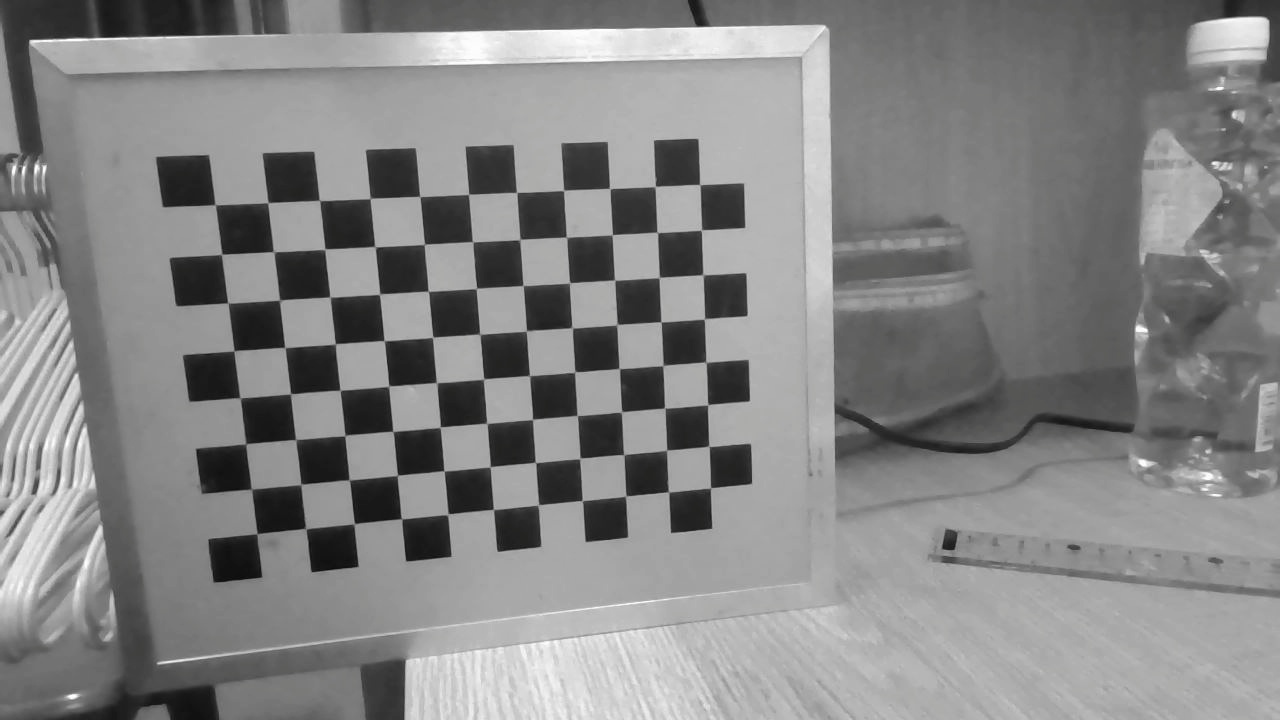
#> input picture robot/calibration/calib_images_11x8/calib_00.jpg, 1280 x 720 px; its folder holds only this picture in this run
$ python calibrate_camera.py
#> lines starting #> are read from the running program, lines starting #| are printed output that depends on the picture; after the words box and inside, x2 and y2 are one past the last pixel; in counts of white or black regions, pixels touching at a corner belong together
import cv2
import numpy as np
import glob
from pathlib import Path

# ==============================
# Calibration board configuration
# ==============================

# Checkerboard geometry:
# 11 horizontal by 8 vertical inner corners
# Specify inner corners, not the number of squares.
PATTERN_SIZE = (11, 8)

# Physical square side length
# Measured square size: 10.0 mm (1 cm).
SQUARE_SIZE = 10.0  # mm

# Calibration image directory
# Must match SAVE_DIR in capture_calib_images.py.
IMAGE_DIR = Path("calib_images_11x8")
IMAGE_PATTERN = str(IMAGE_DIR / "*.jpg")

# Save corner overlays to inspect successful detections.
DEBUG_DIR = Path("calib_debug_11x8")
DEBUG_DIR.mkdir(exist_ok=True)

# ==============================
# OpenCV corner refinement criteria
# ==============================

criteria = (
    cv2.TERM_CRITERIA_EPS + cv2.TERM_CRITERIA_MAX_ITER,
    30,
    0.001
)

# ==============================
# Prepare object points.
# ==============================

# objp contains checkerboard corner coordinates in physical space.
# Example:
# (0,0,0), (10,0,0), (20,0,0) ...
# (0,10,0), (10,10,0), ...
# Units are millimeters.
objp = np.zeros((PATTERN_SIZE[0] * PATTERN_SIZE[1], 3), np.float32)

objp[:, :2] = np.mgrid[
    0:PATTERN_SIZE[0],
    0:PATTERN_SIZE[1]
].T.reshape(-1, 2)

objp *= SQUARE_SIZE

# Collect 3D object points and 2D image points.
objpoints = []  # Physical points in millimeters
imgpoints = []  # Image points in pixels

# ==============================
# Read images.
# ==============================

images = sorted(glob.glob(IMAGE_PATTERN))

if len(images) == 0:
    print(f"No calibration images found: {IMAGE_PATTERN}")
    print("Check that capture_calib_images.py saves to calib_images_11x8")
    exit()

print(f"Found {len(images)} images.")
print(f"Inner-corner pattern: PATTERN_SIZE = {PATTERN_SIZE}")
print(f"Square side: SQUARE_SIZE = {SQUARE_SIZE} mm")
print(f"Image directory: {IMAGE_DIR}")
print(f"Corner overlays: {DEBUG_DIR}")

image_size = None
good_count = 0

# ==============================
# Detect checkerboard corners in every image.
# ==============================

for fname in images:
    img = cv2.imread(fname)
#> img is the input picture: shape (720, 1280, 3); mean B, G, R 132.6, 132.7, 132.7

    if img is None:
        print(f"[READ FAIL] {fname}")
        continue

    gray = cv2.cvtColor(img, cv2.COLOR_BGR2GRAY)
    image_size = gray.shape[::-1]  # (width, height)

    # Try standard corner detection first.
    found, corners = cv2.findChessboardCorners(gray, PATTERN_SIZE, None)
#> found = True; corners = 88 rows, first 8: [215.2, 204.6], [268.2, 202.9], [319.5, 200.3], [370.2, 198.8], [419.9, 197], [468.6, 194.3], [516.7, 192.4], [563.7, 190.7]

    # Try the more robust SB method if standard detection fails.
    # OpenCV 4.x generally provides findChessboardCornersSB.
    if not found and hasattr(cv2, "findChessboardCornersSB"):
        found_sb, corners_sb = cv2.findChessboardCornersSB(gray, PATTERN_SIZE, None)
        if found_sb:
            found = True
            corners = corners_sb

    if found:
        # cornerSubPix refines the standard detector's output.
        # SB output can be passed directly to calibrateCamera.
        try:
            corners2 = cv2.cornerSubPix(
                gray,
                corners,
                (11, 11),
                (-1, -1),
                criteria
            )
#> corners2 = 88 rows, first 8: [215.2, 204.7], [267.8, 202.6], [319.5, 200.4], [370.1, 198.4], [419.8, 196.5], [468.6, 194.3], [516.6, 192.4], [563.6, 190.4]
        except cv2.error:
            corners2 = corners

        objpoints.append(objp)
        imgpoints.append(corners2)
        good_count += 1

        print(f"[OK] {fname}")

        # Save a corner overlay for inspection.
        debug_img = img.copy()
        cv2.drawChessboardCorners(debug_img, PATTERN_SIZE, corners2, True)
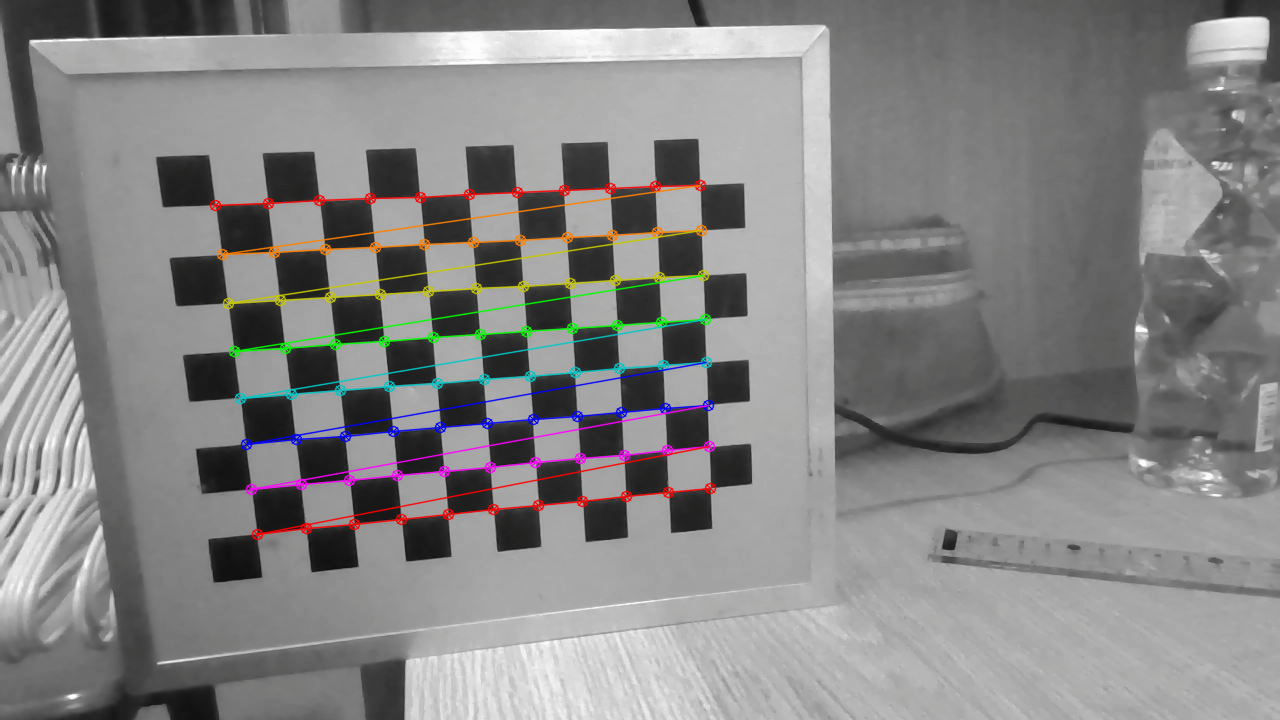
#> debug_img: shape (720, 1280, 3); 3% of pixels changed, all inside (x1, y1, x2, y2) = (209, 179, 717, 541)

        debug_name = DEBUG_DIR / (Path(fname).stem + "_corners.jpg")
        cv2.imwrite(str(debug_name), debug_img)

    else:
        print(f"[FAIL] {fname}")

if image_size is None:
    print("No images could be read.")
    exit()

print("\n===== Image Check Result =====")
print(f"Total images: {len(images)}")
print(f"Successful detections: {good_count}")
print(f"Image size: {image_size}")
#| Image size: (1280, 720)

if good_count < 10:
    print("\nFewer than 10 valid images; calibration is not recommended.")
    print("Inspect calib_debug_11x8 for detected corner overlays.")
    print("If no overlays exist, checkerboard detection failed; capture new views.")
    exit()
#> (the program exits here)

$ run again, on robot/calibration/calib_images_11x8/calib_04.jpg
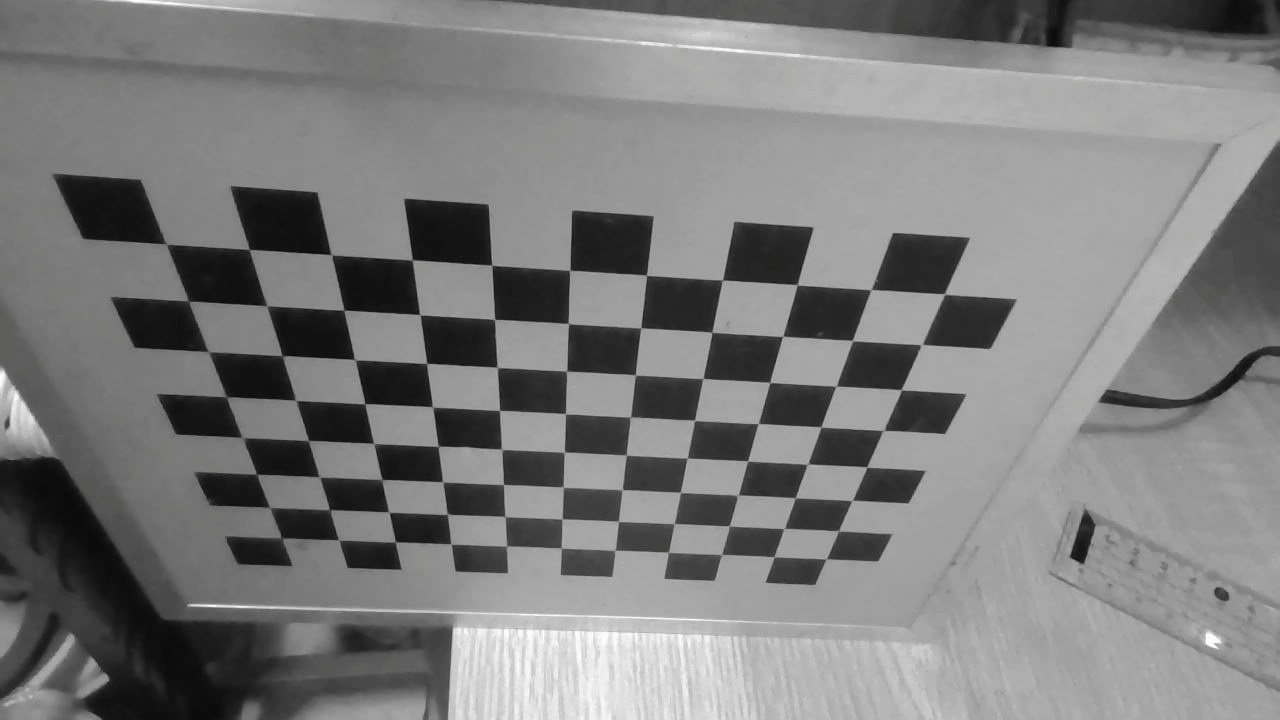
#> input picture robot/calibration/calib_images_11x8/calib_04.jpg, 1280 x 720 px
#> img is the input picture: shape (720, 1280, 3); mean B, G, R 124.2, 124.2, 124.2
#> found = True; corners = 88 rows, first 8: [167.2, 244.7], [249.3, 249.2], [332.6, 254.8], [412.3, 259.9], [491.6, 264.7], [569.8, 270.4], [646, 275.1], [722.5, 280.2]
#> corners2 = 88 rows, first 8: [166, 244.1], [249.3, 249.5], [331.3, 254.8], [412.3, 259.9], [491.7, 265.2], [569.8, 270.4], [646.5, 275.2], [722.5, 280.1]
#> `cv2.drawChessboardCorners(debug_img, PATTERN_SIZE, corners2, True)`:
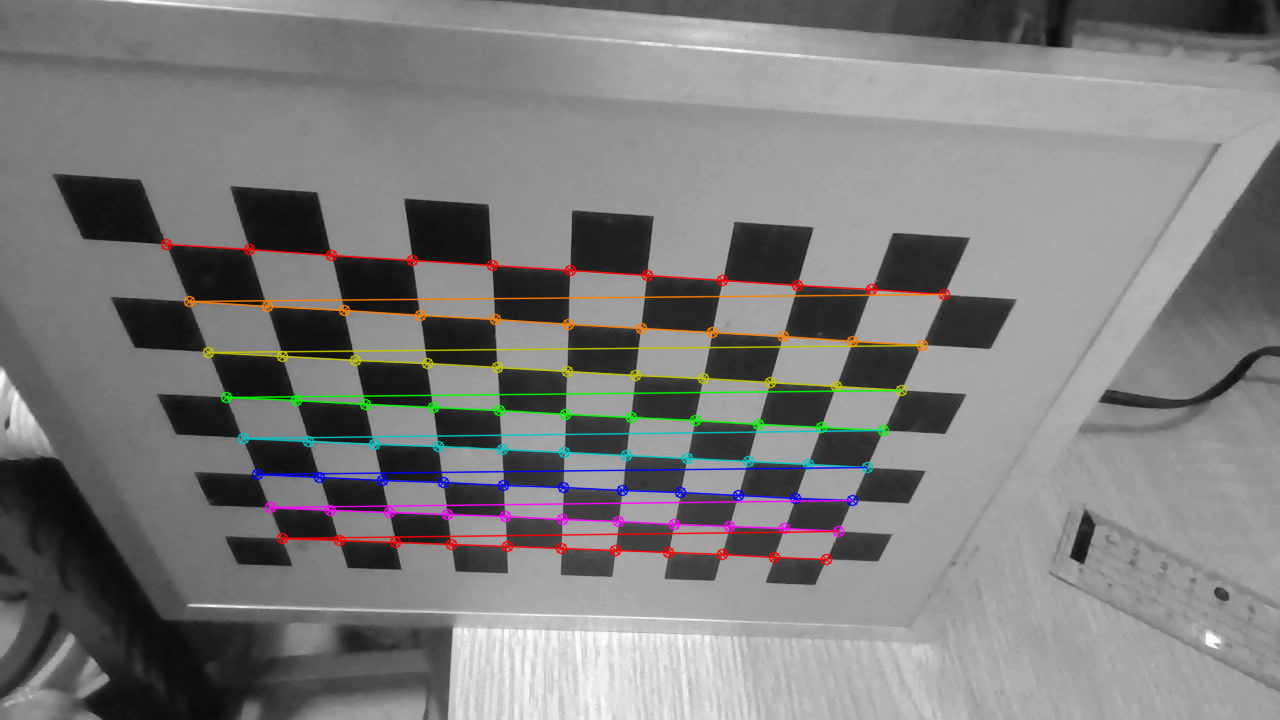
#> debug_img: shape (720, 1280, 3); 3.83% of pixels changed, all inside (x1, y1, x2, y2) = (160, 238, 951, 566)
#| Image size: (1280, 720)

$ run again, on robot/calibration/calib_images_11x8/calib_05.jpg
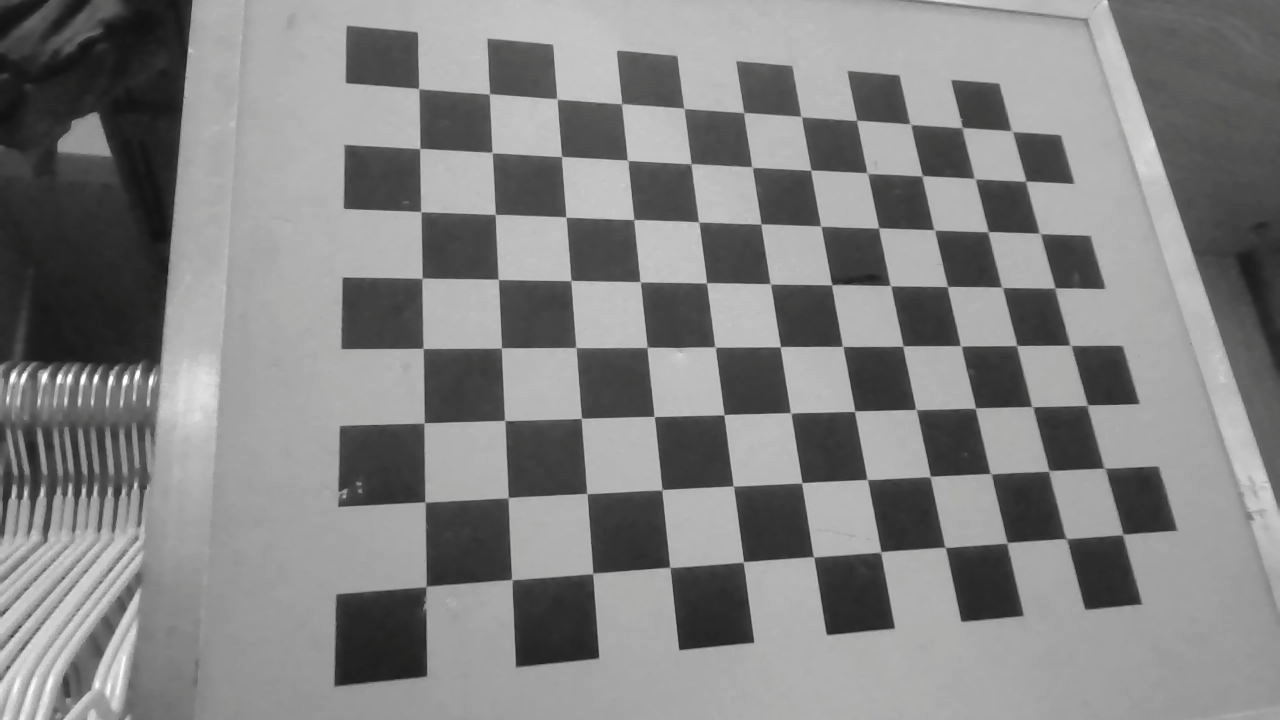
#> input picture robot/calibration/calib_images_11x8/calib_05.jpg, 1280 x 720 px
#> img is the input picture: shape (720, 1280, 3); mean B, G, R 130.6, 130.6, 130.6
#> found = True; corners = 88 rows, first 8: [418.3, 88.73], [489.3, 93.84], [557.3, 98.53], [622, 104.1], [683.8, 108.4], [744.9, 113.9], [802.1, 116.1], [856.2, 119.7]
#> corners2 = 88 rows, first 8: [418.7, 88.54], [489.4, 93.8], [556.9, 98.85], [621.6, 103.6], [683.9, 108.4], [743.6, 112.5], [801.3, 116.6], [856.7, 120.3]
#> `cv2.drawChessboardCorners(debug_img, PATTERN_SIZE, corners2, True)`:
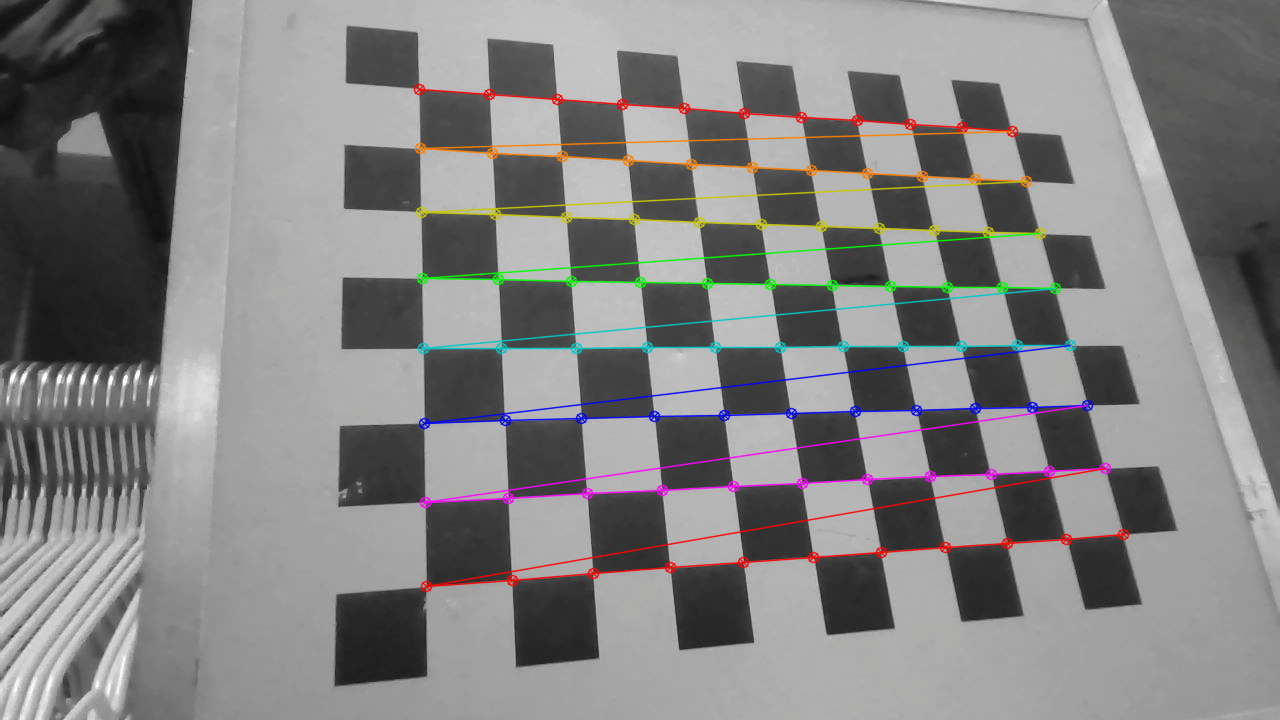
#> debug_img: shape (720, 1280, 3); 3.86% of pixels changed, all inside (x1, y1, x2, y2) = (413, 83, 1130, 593)
#| Image size: (1280, 720)

$ run again, on robot/calibration/calib_images_11x8/calib_06.jpg
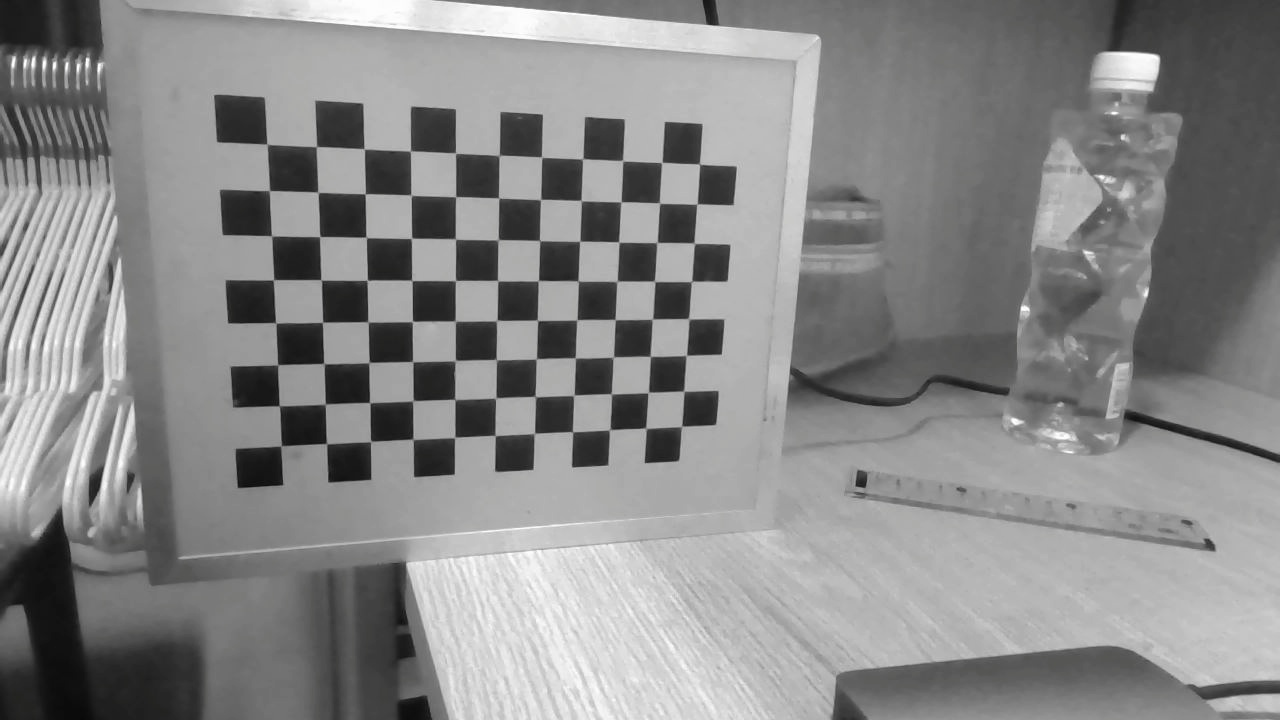
#> input picture robot/calibration/calib_images_11x8/calib_06.jpg, 1280 x 720 px
#> img is the input picture: shape (720, 1280, 3); mean B, G, R 135.9, 135.9, 135.9
#> found = True; corners = 88 rows, first 8: [266.7, 143.7], [316.5, 146.5], [364, 149], [409.8, 150.9], [455.9, 153.1], [499.2, 156.1], [541.7, 156.9], [582.2, 158.5]
#> corners2 = 88 rows, first 8: [267, 144.2], [316.4, 146.6], [364.3, 148.8], [410.5, 151], [455.5, 153.1], [499.1, 155.4], [541.6, 157.1], [582.7, 158.8]
#> `cv2.drawChessboardCorners(debug_img, PATTERN_SIZE, corners2, True)`:
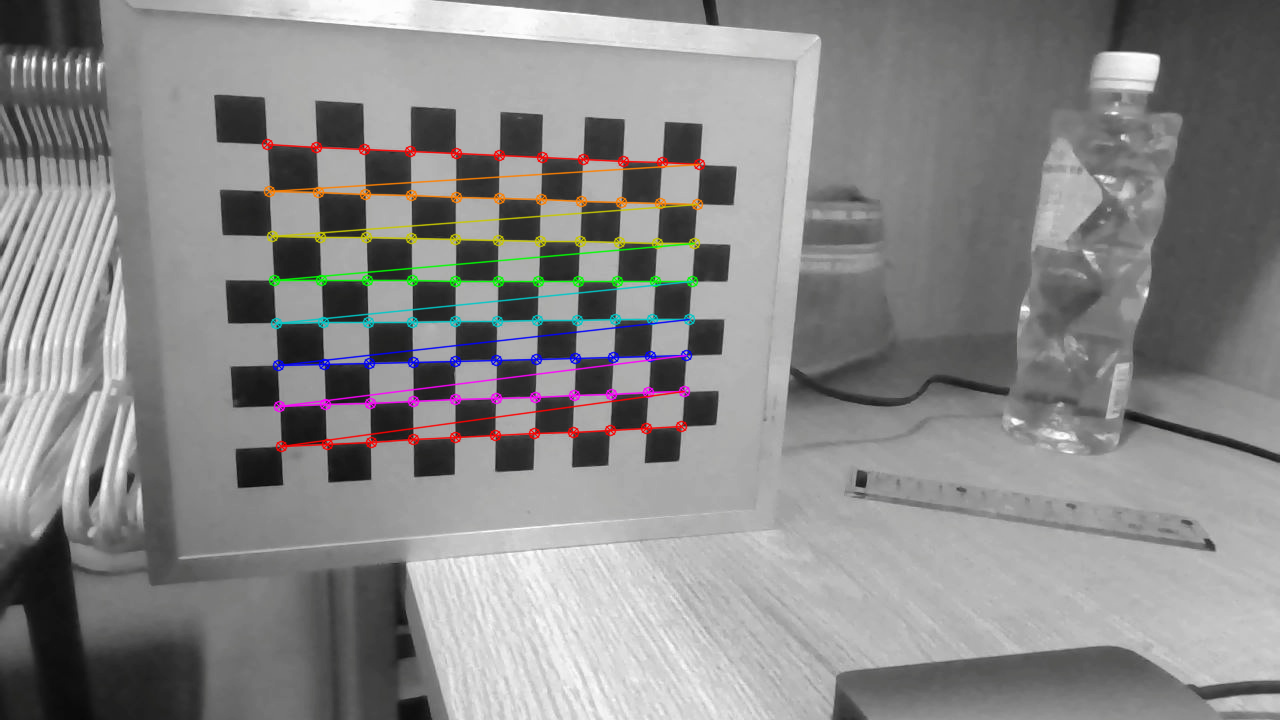
#> debug_img: shape (720, 1280, 3); 2.74% of pixels changed, all inside (x1, y1, x2, y2) = (261, 138, 706, 453)
#| Image size: (1280, 720)
